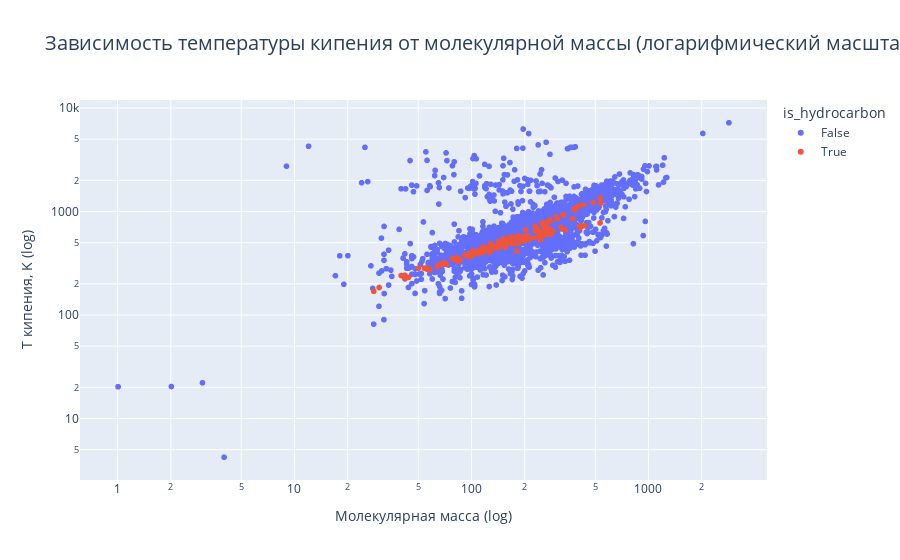

Notebook code for this chart:
### Markdown cell above
Для анализа достоверности и качества очистки данных удобно использовать известные физико-химические закономерности. Если очищенные данные им не следуют, это указывает на сохраняющиеся ошибки или пропуски.

Наиболее фундаментальная закономерность, связанная с силами межмолекулярного взаимодействия, гласит:

**Температура кипения в целом растет с увеличением молекулярной массы**

Это правило особенно явно прослеживается в гомологических рядах, например, у углеводородов.

Проверим эту закономерность на наших очищенных данных (df_clean). Мы будем использовать логарифмический масштаб для осей, чтобы лучше визуализировать широкий диапазон значений и выделить точки, которые сильно отклоняются от основного тренда (потенциально интересные аномалии).

### Code cell
# Отфильтруем, чтобы избежать проблем с log(0)
df_scatter = df_clean.dropna(subset=['boiling_point_K', 'molecular_weight'])

fig_scatter = px.scatter(
    df_scatter,
    x='molecular_weight',
    y='boiling_point_K',
    # Раскрашиваем точки по ключевой категориальной переменной
    color='is_hydrocarbon', 
    hover_data=['name', 'formula', 'CAS'], # Показываем информацию о веществе при наведении
    log_x=True, # Используем логарифмическую шкалу для X (молекулярная масса)
    log_y=True, # Используем логарифмическую шкалу для Y (T кипения)
    title='Зависимость температуры кипения от молекулярной массы (логарифмический масштаб)',
    labels={'molecular_weight': 'Молекулярная масса (log)', 'boiling_point_K': 'T кипения, K (log)'}
)

fig_scatter.update_layout(title_font_size=20)
fig_scatter.show()

### Figure 1 — Plotly figure (JSON) as saved in the notebook; plotly's stock layout.template omitted (floating-point values rounded to 4 significant figures; data arrays with more than 128 entries replaced by an {"elided": "..."} marker saying what was removed)
{"data": [{"customdata": {"elided": "3343x3 str values"}, "hovertemplate": "is_hydrocarbon=False<br>Молекулярная масса (log)=%{x}<br>T кипения, K (log)=%{y}<br>name=%{customdata[0]}<br>formula=%{customdata[1]}<br>CAS=%{customdata[2]}<extra></extra>", "legendgroup": "False", "marker": {"color": "#636efa", "symbol": "circle"}, "mode": "markers", "name": "False", "showlegend": true, "type": "scattergl", "x": {"elided": "3343 float values"}, "xaxis": "x", "y": {"elided": "3343 float values"}, "yaxis": "y"}, {"customdata": {"elided": "132x3 str values"}, "hovertemplate": "is_hydrocarbon=True<br>Молекулярная масса (log)=%{x}<br>T кипения, K (log)=%{y}<br>name=%{customdata[0]}<br>formula=%{customdata[1]}<br>CAS=%{customdata[2]}<extra></extra>", "legendgroup": "True", "marker": {"color": "#EF553B", "symbol": "circle"}, "mode": "markers", "name": "True", "showlegend": true, "type": "scattergl", "x": {"elided": "132 float values"}, "xaxis": "x", "y": {"elided": "132 float values"}, "yaxis": "y"}], "layout": {"legend": {"title": {"text": "is_hydrocarbon"}, "tracegroupgap": 0}, "title": {"font": {"size": 20}, "text": "Зависимость температуры кипения от молекулярной массы (логарифмический масштаб)"}, "xaxis": {"anchor": "y", "domain": [0, 1], "title": {"text": "Молекулярная масса (log)"}, "type": "log"}, "yaxis": {"anchor": "x", "domain": [0, 1], "title": {"text": "T кипения, K (log)"}, "type": "log"}}}
